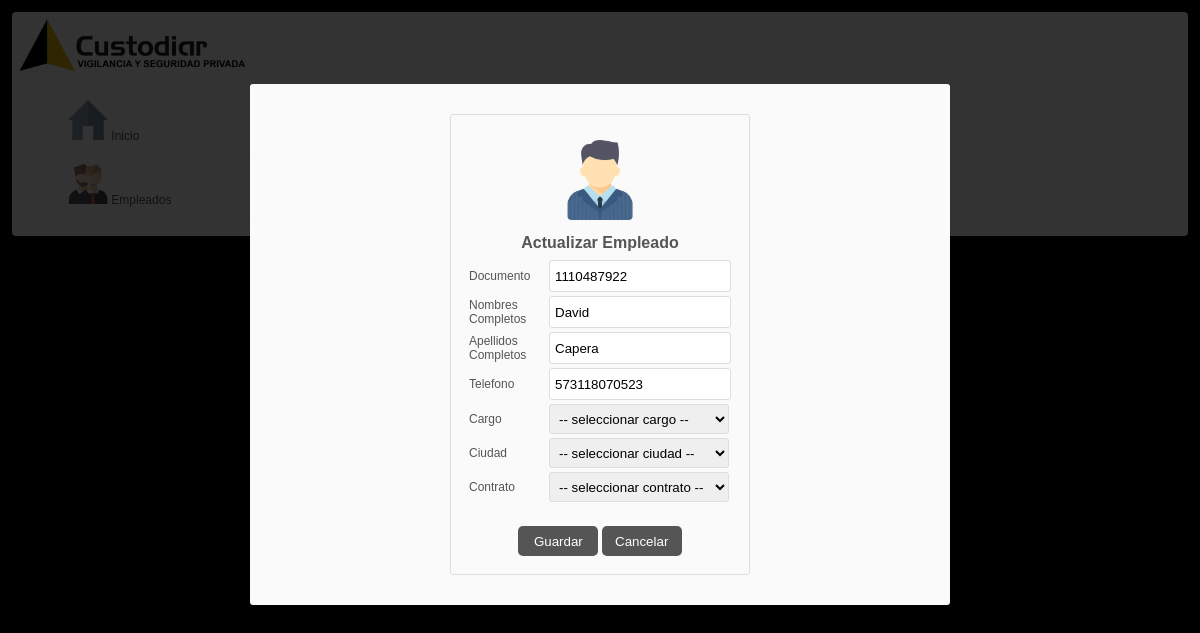
The app's page /actualizar_personal.php?u=4 with its own data.
### tables this page shows
CREATE TABLE `personal` (
  `idpersona` int(11) NOT NULL,
  `documento` int(11) DEFAULT NULL,
  `nombre` varchar(100) DEFAULT NULL,
  `apellido` varchar(100) DEFAULT NULL,
  `telefono` varchar(100) DEFAULT NULL,
  `idcargo` int(11) DEFAULT NULL,
  `idciudad` int(11) DEFAULT NULL,
  `idcontrato` int(11) DEFAULT NULL
);

### db/conexion.php (called while the page is built, shortened)
<?php
Class Conexion {
   public function conectar(){
      $mysqli = new mysqli('localhost','root','','Lyra',3306);
      $mysqli->set_charset('utf8');
      return $mysqli;
   }
   public function comillas_inteligentes($valor) {
      return $valor;
   }
}

### db/utilidades_sql1.php (called while the page is built, shortened)
<?php
require_once 'conexion.php';
    class Personal extends Conexion {
        public $mysqli;
        public function __construct() {
            $this->mysqli = parent::conectar();
        }
    public function personalPorId($id){
        $consulta = sprintf
        ("SELECT
            personal.idpersona,
            personal.documento,
            personal.nombre,
            personal.apellido,
            personal.telefono,
            cargos.nombrecargo,
            ciudad.nombreciudad,
            contrato.nombrecontrato
            FROM
            personal
            INNER JOIN cargos ON personal.idcargo = cargos.idcargo
            INNER JOIN ciudad ON personal.idciudad = ciudad.idciudad
            INNER JOIN contrato ON personal.idcontrato = contrato.idcontrato
            WHERE
            personal.idpersona = %s",
            parent::comillas_inteligentes($id)
        );
        $resultado = $this->mysqli->query($consulta);
        while( $fila = $resultado->fetch_assoc() ){
            $data[] = $fila;
        }
        if (isset($data)) {
            return $data;
        }
    }
}
?>

### actualizar_personal.php (the view, shortened to what this page needs)
<?php
    require("db/utilidades_sql1.php");
    include "header.php";
    if(isset($_GET['u'])){
        $obj = new Personal();
        $persona = $obj->personalPorId($_GET["u"]);
?>
<!doctype html>
<html>
<body>
    <div class="contenido">
        <div><img src="img/log1.png" class="logo"></div>
            <div class="tabs">
                <ul>
                    <li><a href="index.php"> <img src="img/menu-4.png" width=40 height=40> Inicio </a></li>
                    <li><a href="#ventanaauto"> <img src="img/user-3.png" width=40 height=40> Empleados </a></li>
                </ul>
                <div id="ventanaauto">
                    <div class="ventana-contenedor" align="center">
                        <form action="#" method="post">
                            <table class="tablanuevo" border=0>
                                <thead>
                                    <tr><th colspan=2 class="tablaimagen"><img src="img/user-1.png" width=80 height=80></th></tr>
                                    <tr><th colspan=2 class="tablatitulo">Actualizar Empleado</th></tr>
                                    <tr>
                                        <td><input type="hidden" value="<?php echo $persona[0]['idpersona']; ?>" name="id"/></td>
                                    </tr>
                                    <tr>
                                        <td>Documento</td>
                                        <td><input type="text" name="documento" value="<?php echo $persona[0]['documento']; ?>"></td>
                                    </tr>
                                    <tr>
                                        <td>Nombres Completos</td>
                                        <td><input type="text" name="nombre" value="<?php echo $persona[0]['nombre']; ?>"></td>
                                    </tr>
                                    <tr>
                                        <td>Apellidos Completos</td>
                                        <td><input type="text" name="apellido" value="<?php echo $persona[0]['apellido']; ?>"></td>
                                    </tr>
                                    <tr>
                                        <td>Telefono</td>
                                        <td><input type="text" name="telefono" value="<?php echo $persona[0]['telefono']; ?>"></td>
                                    </tr>
                                    <tr>
                                        <td>Cargo</td>
                                        <td><select name="cargo" required>
                                                <option value="1">-- seleccionar cargo --</option>
                                            </select>
                                        </td>
                                    </tr>
                                    <tr>
                                    	<td>Ciudad</td>
                                    	<td><select name="ciudad" required>
                                                <option value="1">-- seleccionar ciudad --</option>
                                            </select>
                                    	</td>
                                    </tr>
                                    <tr>
                                    	<td>Contrato</td>
                                    	<td><select name="contrato" required>
                                                <option value="1">-- seleccionar contrato --</option>
                                            </select>
                                    	</td>
                                    </tr>
                                    <?php
                                        }
                                    ?>
                                    <tr><td><br></td></tr>
                                    <tr>
                                        <td  colspan=2><center>
                                            <button type="submit"  name="bts" class="boton1">Guardar</button>
                                            <input type="button" value="Cancelar" class="boton3" onClick=" window.location.href='form_personal.php' ">
                                        </td>
                                    </tr>
                            </table>
                        </form>
                    </div>
                </div>
            </div>
    </div>
</body>
</html>

### header.php (shortened to what this page needs)
<!DOCTYPE html>
<html>
    <head>
        <link rel="stylesheet" href="css/style.css">
        <link rel="stylesheet" href="css/stylev.css">
        <link rel="stylesheet" href="css/stylevb.css">
        <link rel="stylesheet" href="css/jquery.tabs.css">
        <link href="http://www.jqueryscript.net/css/jquerysctipttop.css" rel="stylesheet" type="text/css">
    </head>
</html>

### css/style.css (style rules this page uses)
body { margin: 0; padding: 0; font-size: 12px; font-family: Arial; width: 100%; height: 100%; color: #555; background-color: #000; }
input { border: 1px solid #ddd; border-radius: 3px; height: 20px; width: 170px; padding: 5px; }
select { border: 1px solid #ddd; border-radius: 3px; height: 30px; width: 180px; padding: 5px; }
table { width: 100%; border: 1px solid #ddd; border-radius: 3px; }
.logo { width: 20%; text-align:right; }
.contenido { background-color: #FFFFFF; padding: 5px; margin: 12px ; height: 100%; width: auto; border-radius:4px; padding: 6px; border: 1px solid none; }
.tablaimagen { text-align: center; padding: 8px; }
.tablatitulo { font-family: Arial; font-size: 16px; color: #555; text-align: center; }
.tablanuevo { font-family: Arial; text-align: left; color: #555; width: 50%; padding: 15px; }
.boton1 { background-color: #555; color: white; text-align: center; width:80px; height:30px; border: 0px; border-radius: 5px; display: inline-block; -webkit-transition-duration: 0.4s; transition-duration: 0.4s; }
.boton3 { background-color: #555; color: white; text-align: center; width:80px; height:30px; border: 0px; border-radius: 5px; display: inline-block; -webkit-transition-duration: 0.4s; transition-duration: 0.4s; }

### css/stylev.css (style rules this page uses)
.ventana-contenedor { position: relative; margin:7% auto; padding:30px 50px; background-color: #fafafa; color:#333; border-radius: 3px; width:50%; }
#ventanaauto { background-color: rgba(0,0,0,0.8); position: fixed; top:0; left:0; right:0; bottom:0; margin:0; -webkit-animation:autopopup 2s; -moz-animation:autopopup 2s; animation:autopopup 2s; }

### records on screen
personal: documento "1110487922", nombre "David", apellido "Capera", telefono "573118070523"
